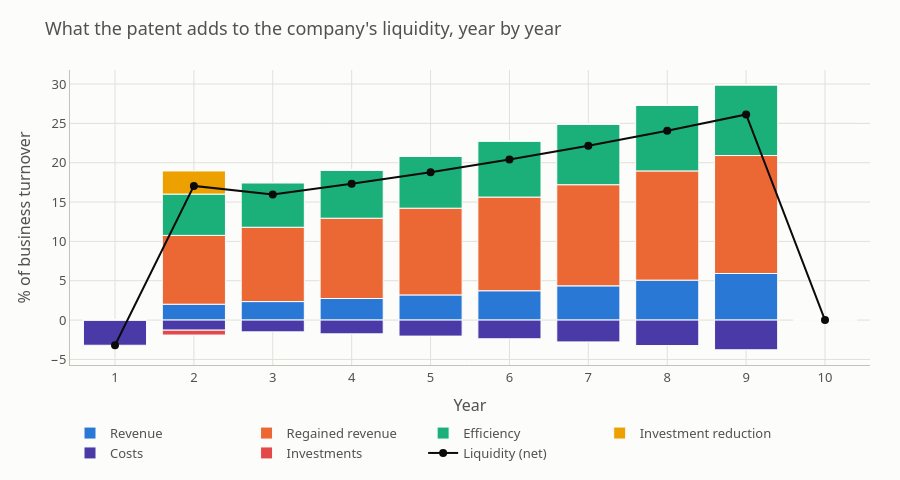

The cell this chart's notebook holds for it:
### Markdown cell above
The same table as a picture. Bars above the line add liquidity, bars below subtract it; the
black line is what remains in each year, before discounting.

Watch three things. **Years 1 and 2 are pure cost** — the technology is not on the market yet,
but development is being paid for, so liquidity is negative. **The equipment investment lands
once**, in the year of market entry, and never again. And **the whole thing stops when the
technology's life expectancy runs out** — here after four years on the market — whether or not
the patent is still in force. A patent with twelve years of term left protects a technology
that the model expects to be commercially irrelevant long before that.

### Code cell
components = [
    ("Revenue", [r.revenue for r in flow], kit.PALETTE["revenue"]),
    ("Regained revenue", [r.regained_revenue for r in flow], kit.PALETTE["regained"]),
    ("Efficiency", [r.efficiency for r in flow], kit.PALETTE["efficiency"]),
    ("Investment reduction", [r.investment_reduction for r in flow], kit.PALETTE["investment_reduction"]),
    ("Costs", [-r.costs for r in flow], kit.PALETTE["costs"]),
    ("Investments", [-r.investments for r in flow], kit.PALETTE["investments"]),
]
years = [r.year for r in flow]

fig = go.Figure()
for name, values, color in components:
    fig.add_trace(go.Bar(
        x=years, y=values, name=name,
        marker={"color": color, "line": {"width": 1, "color": kit.PALETTE["surface"]}},
        hovertemplate="%{y:.2f} % of turnover<extra>" + name + "</extra>",
    ))
fig.add_trace(go.Scatter(
    x=years, y=[r.liquidity for r in flow], name="Liquidity (net)",
    mode="lines+markers", line={"color": kit.PALETTE["ink"], "width": 2},
    marker={"size": 8}, hovertemplate="%{y:.2f} % of turnover<extra>Liquidity</extra>",
))

fig.update_layout(
    **kit.CHART_LAYOUT,
    barmode="relative", height=480, hovermode="x unified",
    title="What the patent adds to the company's liquidity, year by year",
)
fig.update_xaxes(title="Year", dtick=1)
fig.update_yaxes(title="% of business turnover")
fig.show()

### Figure 1 — Plotly figure (JSON) as saved in the notebook; plotly's stock layout.template omitted (floating-point values rounded to 4 significant figures)
{"data": [{"hovertemplate": "%{y:.2f} % of turnover<extra>Revenue</extra>", "marker": {"color": "#2a78d6", "line": {"color": "#fcfcfb", "width": 1}}, "name": "Revenue", "type": "bar", "x": [1, 2, 3, 4, 5, 6, 7, 8, 9, 10], "y": [0.0, 2.016, 2.351, 2.742, 3.198, 3.731, 4.351, 5.075, 5.92, 0.0]}, {"hovertemplate": "%{y:.2f} % of turnover<extra>Regained revenue</extra>", "marker": {"color": "#eb6834", "line": {"color": "#fcfcfb", "width": 1}}, "name": "Regained revenue", "type": "bar", "x": [1, 2, 3, 4, 5, 6, 7, 8, 9, 10], "y": [0.0, 8.748, 9.448, 10.2, 11.02, 11.9, 12.85, 13.88, 14.99, 0.0]}, {"hovertemplate": "%{y:.2f} % of turnover<extra>Efficiency</extra>", "marker": {"color": "#1baf7a", "line": {"color": "#fcfcfb", "width": 1}}, "name": "Efficiency", "type": "bar", "x": [1, 2, 3, 4, 5, 6, 7, 8, 9, 10], "y": [0.0, 5.249, 5.669, 6.122, 6.612, 7.141, 7.712, 8.329, 8.996, 0.0]}, {"hovertemplate": "%{y:.2f} % of turnover<extra>Investment reduction</extra>", "marker": {"color": "#eda100", "line": {"color": "#fcfcfb", "width": 1}}, "name": "Investment reduction", "type": "bar", "x": [1, 2, 3, 4, 5, 6, 7, 8, 9, 10], "y": [0.0, 2.939, 0.0, 0.0, 0.0, 0.0, 0.0, 0.0, 0.0, 0.0]}, {"hovertemplate": "%{y:.2f} % of turnover<extra>Costs</extra>", "marker": {"color": "#4a3aa7", "line": {"color": "#fcfcfb", "width": 1}}, "name": "Costs", "type": "bar", "x": [1, 2, 3, 4, 5, 6, 7, 8, 9, 10], "y": [-3.2, -1.285, -1.499, -1.748, -2.039, -2.378, -2.774, -3.236, -3.774, -0.0]}, {"hovertemplate": "%{y:.2f} % of turnover<extra>Investments</extra>", "marker": {"color": "#e34948", "line": {"color": "#fcfcfb", "width": 1}}, "name": "Investments", "type": "bar", "x": [1, 2, 3, 4, 5, 6, 7, 8, 9, 10], "y": [-0.0, -0.6171, -0.0, -0.0, -0.0, -0.0, -0.0, -0.0, -0.0, -0.0]}, {"hovertemplate": "%{y:.2f} % of turnover<extra>Liquidity</extra>", "line": {"color": "#0b0b0b", "width": 2}, "marker": {"size": 8}, "mode": "lines+markers", "name": "Liquidity (net)", "type": "scatter", "x": [1, 2, 3, 4, 5, 6, 7, 8, 9, 10], "y": [-3.2, 17.05, 15.97, 17.32, 18.79, 20.39, 22.14, 24.05, 26.13, 0.0]}], "layout": {"barmode": "relative", "font": {"color": "#52514e", "family": "system-ui, -apple-system, Segoe UI, sans-serif", "size": 13}, "height": 480, "hovermode": "x unified", "legend": {"orientation": "h", "x": 0, "y": -0.18}, "margin": {"b": 60, "l": 70, "r": 30, "t": 70}, "paper_bgcolor": "#fcfcfb", "plot_bgcolor": "#fcfcfb", "title": {"text": "What the patent adds to the company's liquidity, year by year"}, "xaxis": {"dtick": 1, "gridcolor": "#e1e0d9", "linecolor": "#c3c2b7", "title": {"text": "Year"}, "zeroline": false}, "yaxis": {"gridcolor": "#e1e0d9", "linecolor": "#c3c2b7", "title": {"text": "% of business turnover"}, "zeroline": false}}}
